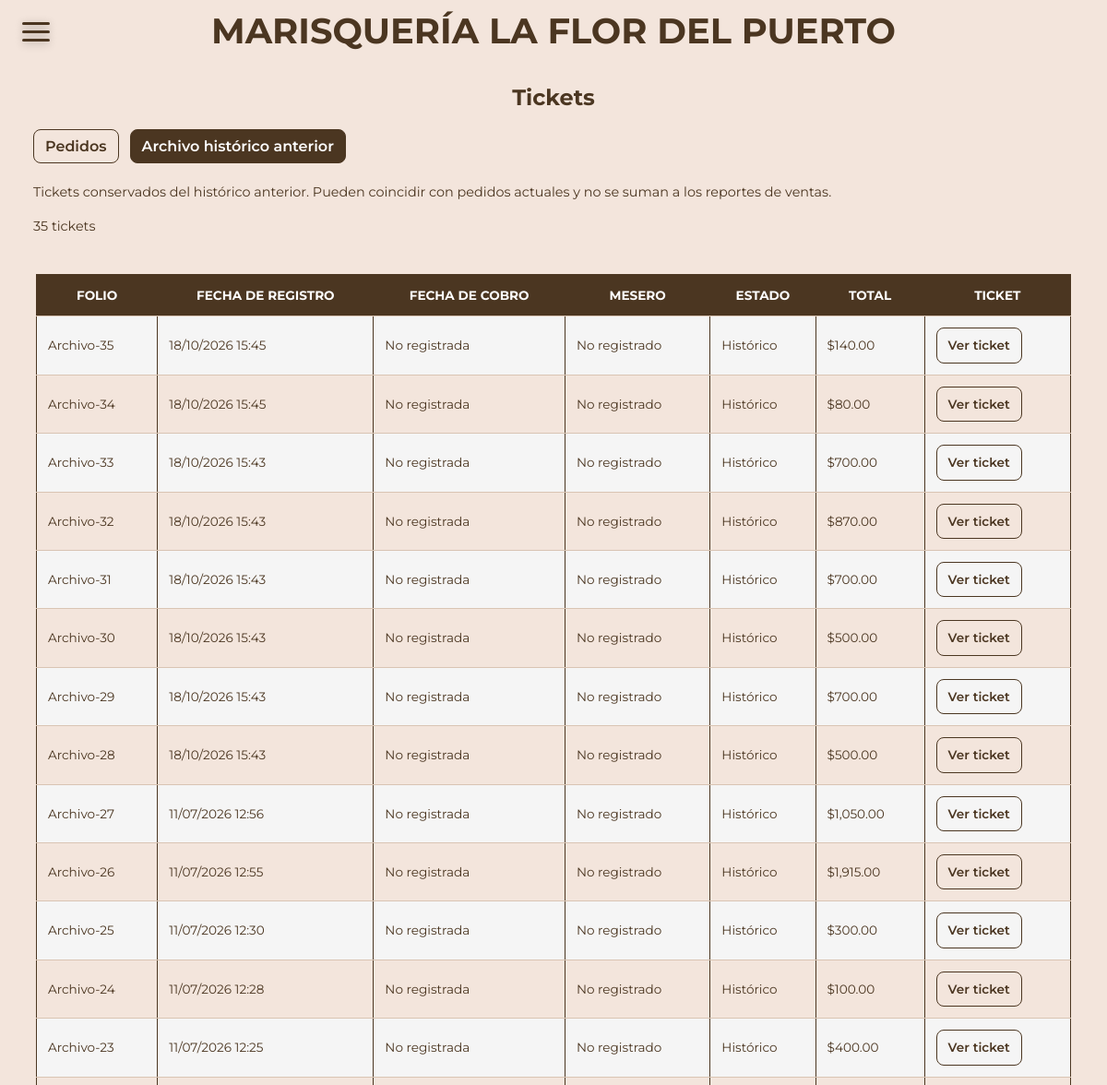
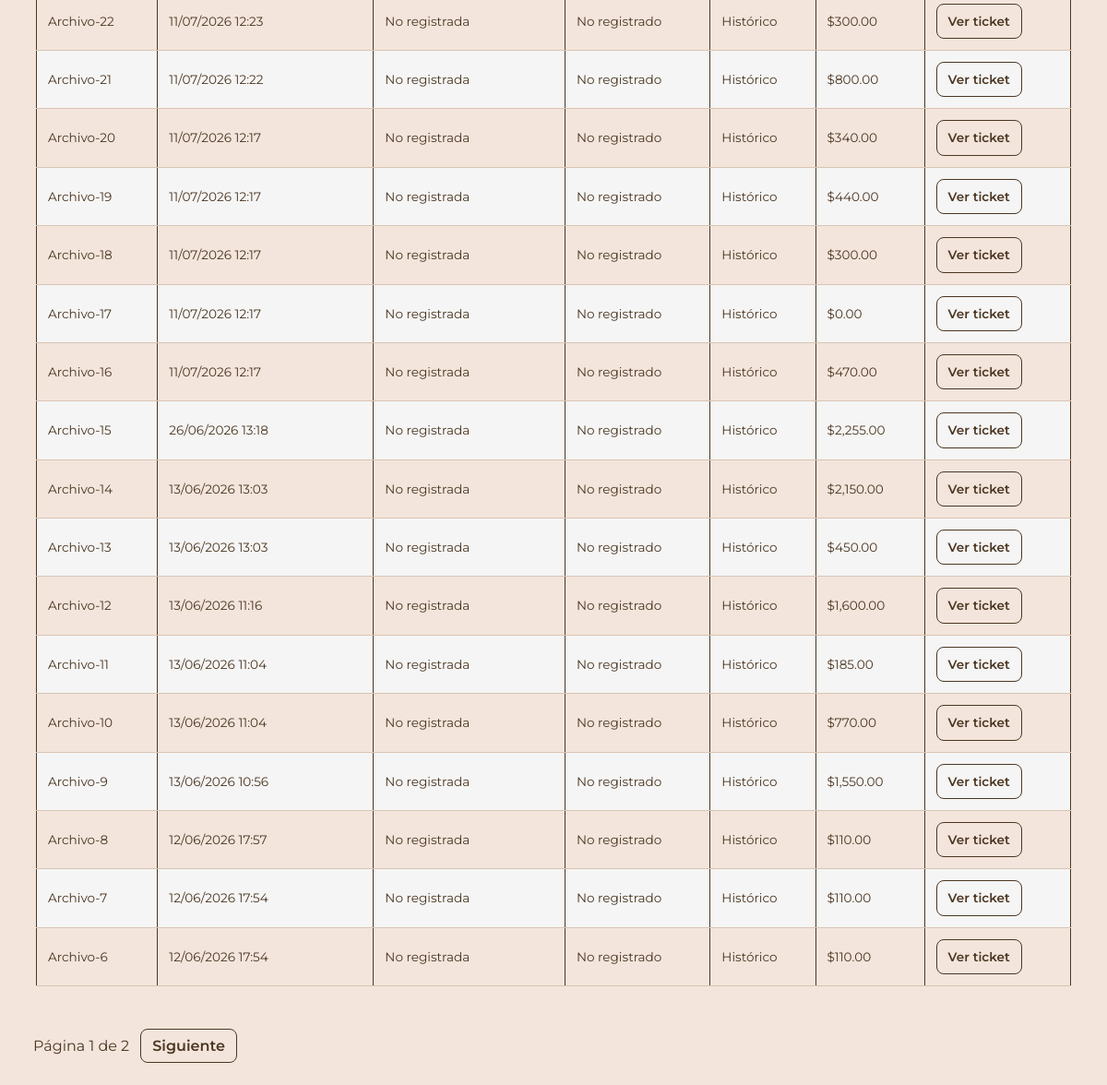
Page /tickets?archivo=1 (signed in) on the committed database (2 pictures, top to bottom).
### models.py (models this page shows)
class PedidoHistorico(db.Model):
    id = db.Column(db.Integer, primary_key=True)
    productos = db.Column(db.Text)  # o relación si usas modelo relacional
    total = db.Column(db.Float)
    fecha = db.Column(db.DateTime, default=datetime.now)

### app.py (the view)
        def wrapped(*args, **kwargs):
            if 'username' not in session:
                return redirect(url_for('login'))
            if session.get('tipo_usuario') not in allowed_roles:
                flash('No tienes permiso para acceder a esta página', 'error')
                return redirect(url_for('index'))
            return f(*args, **kwargs)

### app.py (called while the page is built)
def role_required(*allowed_roles):
    def decorator(f):
        def wrapped(*args, **kwargs):
            if 'username' not in session:
                return redirect(url_for('login'))
            if session.get('tipo_usuario') not in allowed_roles:
                flash('No tienes permiso para acceder a esta página', 'error')
                return redirect(url_for('index'))
            return f(*args, **kwargs)
        wrapped.__name__ = f.__name__
        return wrapped
    return decorator

### templates/tickets.html (shortened to what this page needs)
{% extends 'base.html' %}
{% block content %}
<section class="ventas-pagina">
    <h2>Tickets</h2>
    <nav class="tickets-pestanas" aria-label="Origen de tickets">
        <a class="auditoria-ver-ticket" href="{{ url_for('tickets') }}" {% if not archivo %}aria-current="page"{% endif %}>Pedidos</a>
        <a class="auditoria-ver-ticket" href="{{ url_for('tickets', archivo=1) }}" {% if archivo %}aria-current="page"{% endif %}>Archivo histórico anterior</a>
    </nav>
    {% if archivo %}
    <p class="ventas-subtitulo">Tickets conservados del histórico anterior. Pueden coincidir con pedidos actuales y no se suman a los reportes de ventas.</p>
    {% endif %}
    <p class="ventas-subtitulo">{{ paginacion.total }} tickets</p>
    <div class="ventas-tabla-scroll"><table class="tickets-tabla">
        <thead><tr><th>Folio</th><th>{{ 'Fecha de registro' if archivo else 'Fecha de creación' }}</th><th>Fecha de cobro</th><th>Mesero</th><th>Estado</th><th>Total</th><th>Ticket</th></tr></thead>
        <tbody>{% for ticket in paginacion.items %}<tr>
            <td>{{ 'Archivo-' ~ ticket.id if archivo else ticket.folio or ticket.id }}</td>
            <td>{{ ticket.fecha.strftime('%d/%m/%Y %H:%M') if ticket.fecha else 'No registrada' }}</td>
            <td>{% if archivo %}No registrada{% else %}{{ ticket.fecha_cobro.strftime('%d/%m/%Y %H:%M') if ticket.fecha_cobro else '—' }}{% endif %}</td>
            <td>{{ 'No registrado' if archivo else ticket.usuario_id }}</td>
            <td>{{ 'Histórico' if archivo else ticket.estado }}</td>
            <td>${{ '{:,.2f}'.format(ticket.total or 0) }}</td>
            <td><a class="auditoria-ver-ticket" target="_blank" rel="noopener" href="{{ url_for('ticket_archivo', ticket_id=ticket.id) if archivo else url_for('ticket_auditoria', pedido_id=ticket.id) }}">Ver ticket</a></td>
        </tr>{% else %}<tr><td colspan="7">No hay tickets que coincidan con la búsqueda.</td></tr>{% endfor %}</tbody>
    </table></div>
    <nav class="tickets-pestanas" aria-label="Páginas de tickets">
        <span>Página {{ paginacion.page }} de {{ paginacion.pages or 1 }}</span>
        {% if paginacion.has_next %}<a class="auditoria-ver-ticket" href="{{ url_for('tickets', pagina=paginacion.next_num, archivo=1 if archivo else 0, estado=estado, folio=folio) }}">Siguiente</a>{% endif %}
    </nav>
</section>
{% endblock %}

### static/css/base.css (style rules this page uses)
* { margin: 0; padding: 0; box-sizing: border-box; }
html { scroll-behavior: smooth; }
body { --bg-color: #4b3621; --text-color: #fff; background-color: #f3e5dc; font-family: 'Montserrat', sans-serif; color: #4b3621; display: block; }
.auditoria-ver-ticket { display: inline-block; padding: 8px 12px; border: 1px solid #4b3621; border-radius: 8px; color: #4b3621; text-decoration: none; font-weight: 600; white-space: nowrap; }
.ventas-pagina { width: 94%; max-width: 1400px; margin: 24px auto; }
.ventas-pagina > h2 { text-align: center; margin-bottom: 12px; }
.ventas-subtitulo { margin: 14px 0; font-size: 0.9rem; line-height: 1.6; }
.ventas-grafica-scroll, .ventas-tabla-scroll { overflow-x: auto; padding: 6px 3px; }
.ventas-tabla table, .tickets-tabla { width: 100%; border-collapse: collapse; font-size: 0.85rem; }
.ventas-tabla td, .ventas-tabla th, .tickets-tabla td, .tickets-tabla th { padding: 12px; text-align: left; border-bottom: 1px solid #d9c4b3; line-height: 1.5; }
.tickets-pestanas { display: flex; flex-wrap: wrap; gap: 12px; align-items: center; margin: 20px 0; }
.tickets-pestanas [aria-current="page"] { background: #4b3621; color: white; }
a, button { border: none; cursor: pointer; outline: none; transition: 0.3s; }
h2 { font-size: clamp(1rem, 5vw, 1.5rem); text-wrap: balance; }
table { width: auto; border-collapse: collapse; margin: 20px auto; }
table th, table td { border: 1px solid #4b3621; padding: 8px; text-align: left; }
th { background-color: #4b3621; color: #fff; text-align: center !important; text-transform: uppercase; }
tr:nth-child(odd) { background-color: #f5f5f5; color: #4b3621; }

### rows in the picture
PedidoHistorico: id "Archivo-35", fecha "18/10/2026 15:45", usuario_id "No registrado", estado "Histórico", total "140.00"
PedidoHistorico: id "Archivo-34", fecha "18/10/2026 15:45", usuario_id "No registrado", estado "Histórico", total "80.00"
PedidoHistorico: id "Archivo-33", fecha "18/10/2026 15:43", usuario_id "No registrado", estado "Histórico", total "700.00"
PedidoHistorico: id "Archivo-32", fecha "18/10/2026 15:43", usuario_id "No registrado", estado "Histórico", total "870.00"
PedidoHistorico: id "Archivo-31", fecha "18/10/2026 15:43", usuario_id "No registrado", estado "Histórico", total "700.00"
PedidoHistorico: id "Archivo-30", fecha "18/10/2026 15:43", usuario_id "No registrado", estado "Histórico", total "500.00"
PedidoHistorico: id "Archivo-29", fecha "18/10/2026 15:43", usuario_id "No registrado", estado "Histórico", total "700.00"
PedidoHistorico: id "Archivo-28", fecha "18/10/2026 15:43", usuario_id "No registrado", estado "Histórico", total "500.00"
PedidoHistorico: id "Archivo-27", fecha "11/07/2026 12:56", usuario_id "No registrado", estado "Histórico", total "1,050.00"
PedidoHistorico: id "Archivo-26", fecha "11/07/2026 12:55", usuario_id "No registrado", estado "Histórico", total "1,915.00"
PedidoHistorico: id "Archivo-25", fecha "11/07/2026 12:30", usuario_id "No registrado", estado "Histórico", total "300.00"
PedidoHistorico: id "Archivo-24", fecha "11/07/2026 12:28", usuario_id "No registrado", estado "Histórico", total "100.00"
PedidoHistorico: id "Archivo-23", fecha "11/07/2026 12:25", usuario_id "No registrado", estado "Histórico", total "400.00"
PedidoHistorico: id "Archivo-22", fecha "11/07/2026 12:23", usuario_id "No registrado", estado "Histórico", total "300.00"
PedidoHistorico: id "Archivo-21", fecha "11/07/2026 12:22", usuario_id "No registrado", estado "Histórico", total "800.00"
PedidoHistorico: id "Archivo-20", fecha "11/07/2026 12:17", usuario_id "No registrado", estado "Histórico", total "340.00"
PedidoHistorico: id "Archivo-19", fecha "11/07/2026 12:17", usuario_id "No registrado", estado "Histórico", total "440.00"
PedidoHistorico: id "Archivo-18", fecha "11/07/2026 12:17", usuario_id "No registrado", estado "Histórico", total "300.00"
PedidoHistorico: id "Archivo-17", fecha "11/07/2026 12:17", usuario_id "No registrado", estado "Histórico", total "0.00"
PedidoHistorico: id "Archivo-16", fecha "11/07/2026 12:17", usuario_id "No registrado", estado "Histórico", total "470.00"
PedidoHistorico: id "Archivo-15", fecha "26/06/2026 13:18", usuario_id "No registrado", estado "Histórico", total "2,255.00"
PedidoHistorico: id "Archivo-14", fecha "13/06/2026 13:03", usuario_id "No registrado", estado "Histórico", total "2,150.00"
PedidoHistorico: id "Archivo-13", fecha "13/06/2026 13:03", usuario_id "No registrado", estado "Histórico", total "450.00"
PedidoHistorico: id "Archivo-12", fecha "13/06/2026 11:16", usuario_id "No registrado", estado "Histórico", total "1,600.00"
PedidoHistorico: id "Archivo-11", fecha "13/06/2026 11:04", usuario_id "No registrado", estado "Histórico", total "185.00"
PedidoHistorico: id "Archivo-10", fecha "13/06/2026 11:04", usuario_id "No registrado", estado "Histórico", total "770.00"
PedidoHistorico: id "Archivo-9", fecha "13/06/2026 10:56", usuario_id "No registrado", estado "Histórico", total "1,550.00"
PedidoHistorico: id "Archivo-8", fecha "12/06/2026 17:57", usuario_id "No registrado", estado "Histórico", total "110.00"
PedidoHistorico: id "Archivo-7", fecha "12/06/2026 17:54", usuario_id "No registrado", estado "Histórico", total "110.00"
PedidoHistorico: id "Archivo-6", fecha "12/06/2026 17:54", usuario_id "No registrado", estado "Histórico", total "110.00"

### other values in the picture
{{ paginacion.total }} "35"
{{ 'Fecha de registro' if archivo else 'Fecha de creación' }} "FECHA DE REGISTRO"
{{ paginacion.page }} "1"
{{ paginacion.pages or 1 }} "2"
